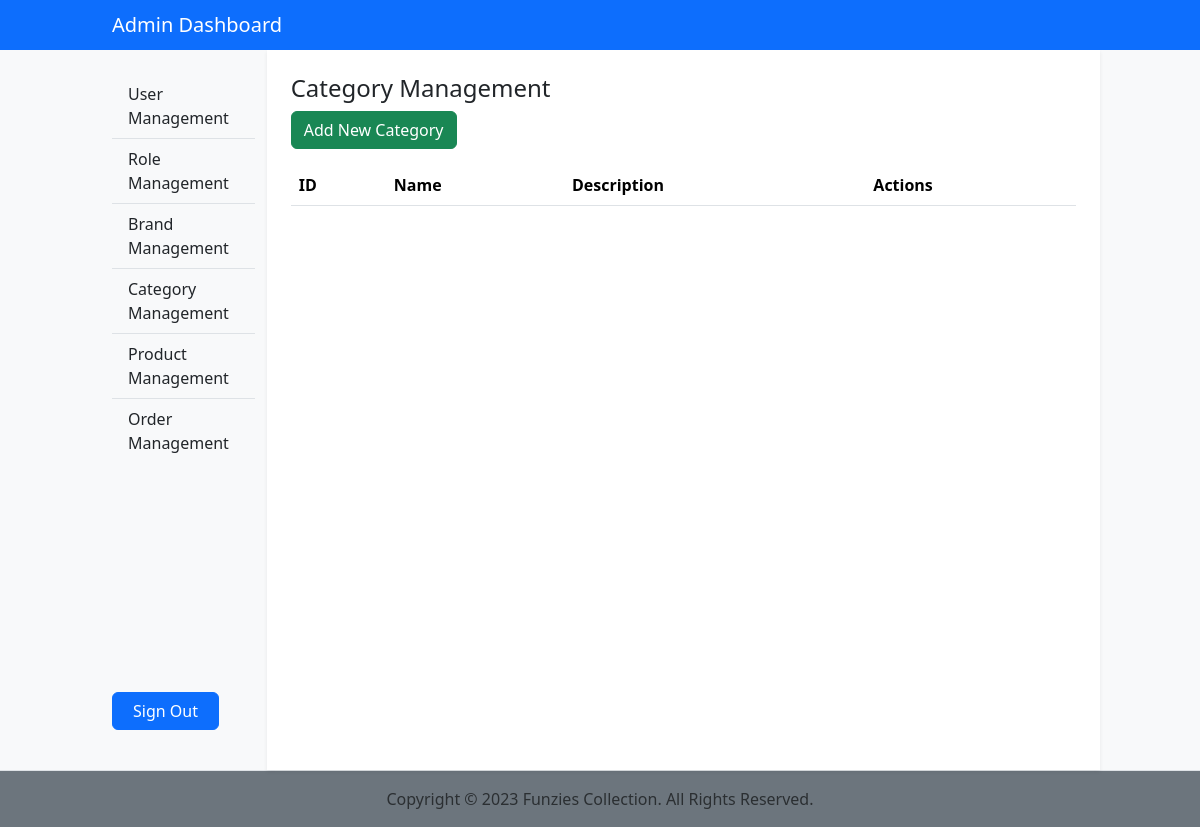
/admin/category-management.php, run on an earlier commit of the app's database.
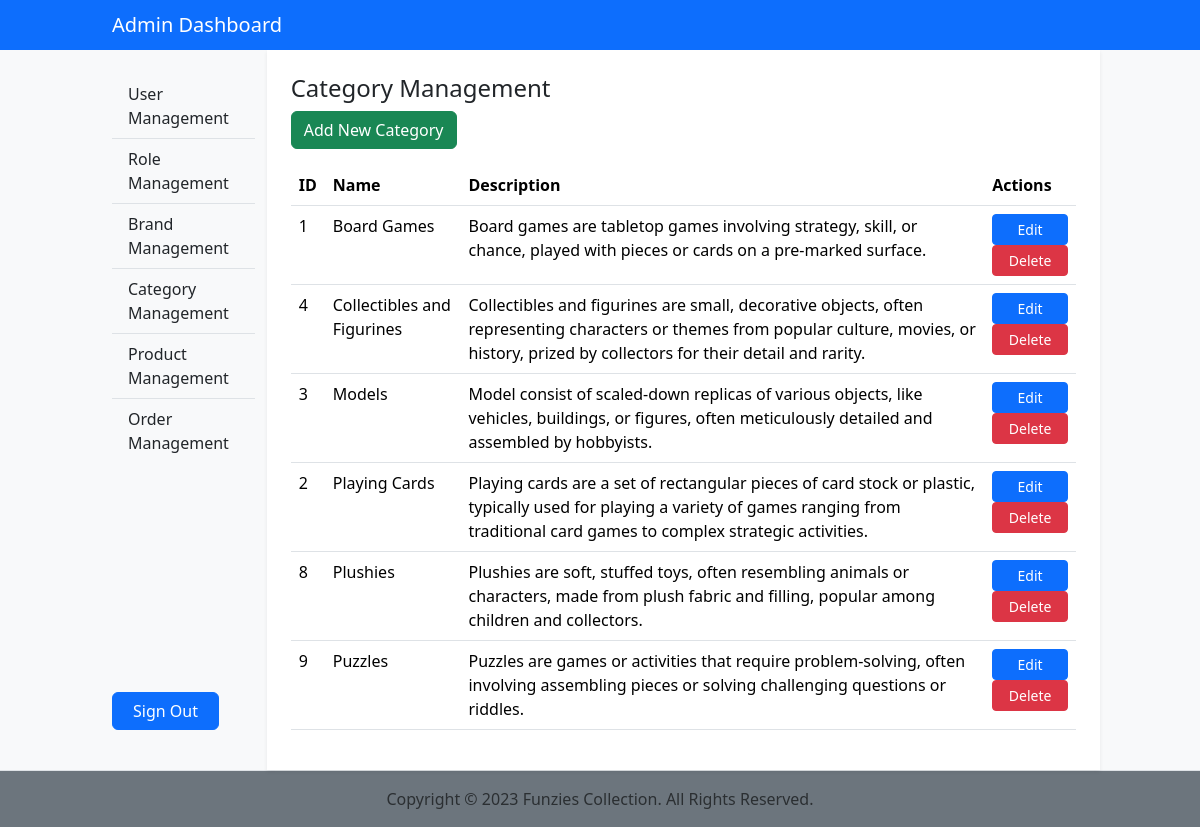
And on a later commit of the database.
### tables this page shows
CREATE TABLE `category` (
  `ID` int(11) NOT NULL,
  `Name` varchar(200) NOT NULL,
  `Details` varchar(2000) NOT NULL,
  `Deleted` tinyint(1) NOT NULL
);

### dbfunctions.php (called while the page is built, shortened)
<?php
function GetCategories($con)
{
    $sql = "SELECT * FROM category WHERE Deleted = '0' ORDER BY Name ASC";
    $stmt = mysqli_stmt_init($con);
    if(!mysqli_stmt_prepare($stmt, $sql)) {
        echo "Could not load Categories";
        exit();
    }
    mysqli_stmt_execute($stmt);
    $result = mysqli_stmt_get_result($stmt);
    return $result;
}
?>

### admin/category-management.php (the view, shortened to what this page needs)
<?php require '../functions.php';
require '../dbfunctions.php';
$categories = GetCategories($con);
?>
<?php
require_once 'include/header.php';
require_once 'include/navbar.php';
?>
<div class="container-fluid col-10">
    <div class="row justify-content-between">
        <?php require_once 'include/sidebar.php';  ?>
        <div class="col p-4 shadow-sm bg-white">
            <h4>Category Management</h4>
            <button class="btn btn-success mb-3" type="button" data-bs-toggle="modal" data-bs-target="#categoryModal"
                onclick="clearModalCategoryFields();">Add New Category</button>
            <table class="table">
                <thead class="thead-dark">
                    <tr>
                        <th>ID</th>
                        <th>Name</th>
                        <th>Description</th>
                        <th>Actions</th>
                    </tr>
                </thead>
                <tbody>
                    <?php foreach($categories as $category):?>
                    <tr>
                        <td><?php echo $category["ID"]; ?></td>
                        <td><?php echo $category["Name"]; ?></td>
                        <td><?php echo $category["Details"]; ?></td>
                        <td>
                            <form method="POST">
                                <button type="button" class="btn btn-primary btn-sm w-100" data-bs-toggle="modal"
                                    data-bs-target="#categoryModal"
                                    onclick='setModalCategoryFields("<?php echo $category["ID"]; ?>", "<?php echo $category["Name"]; ?>", "<?php echo $category["Details"]; ?>")'>Edit</button>
                                <button type="submit" class="btn btn-danger btn-sm w-100">Delete</button>
                            </form>
                        </td>
                    </tr>
                    <?php endforeach ?>
                </tbody>
            </table>
        </div>
    </div>
</div>
<?php require_once 'include/footer.php';  ?>

What changed in the data, as far as the page shows it:
added category: ID "1", Name "Board Games", Details "Board games are tabletop games involving strategy, skill, or chance, played with pieces or cards on a pre-marked surface."
added category: ID "4", Name "Collectibles and Figurines", Details "Collectibles and figurines are small, decorative objects, often representing characters or themes from popular culture, movies, or history, prized by collectors for their detail and rarity."
added category: ID "3", Name "Models", Details "Model consist of scaled-down replicas of various objects, like vehicles, buildings, or figures, often meticulously detailed and assembled by hobbyists."
added category: ID "2", Name "Playing Cards", Details "Playing cards are a set of rectangular pieces of card stock or plastic, typically used for playing a variety of games ranging from traditional card games to complex strategic activities."
added category: ID "8", Name "Plushies", Details "Plushies are soft, stuffed toys, often resembling animals or characters, made from plush fabric and filling, popular among children and collectors."
added category: ID "9", Name "Puzzles", Details "Puzzles are games or activities that require problem-solving, often involving assembling pieces or solving challenging questions or riddles."
